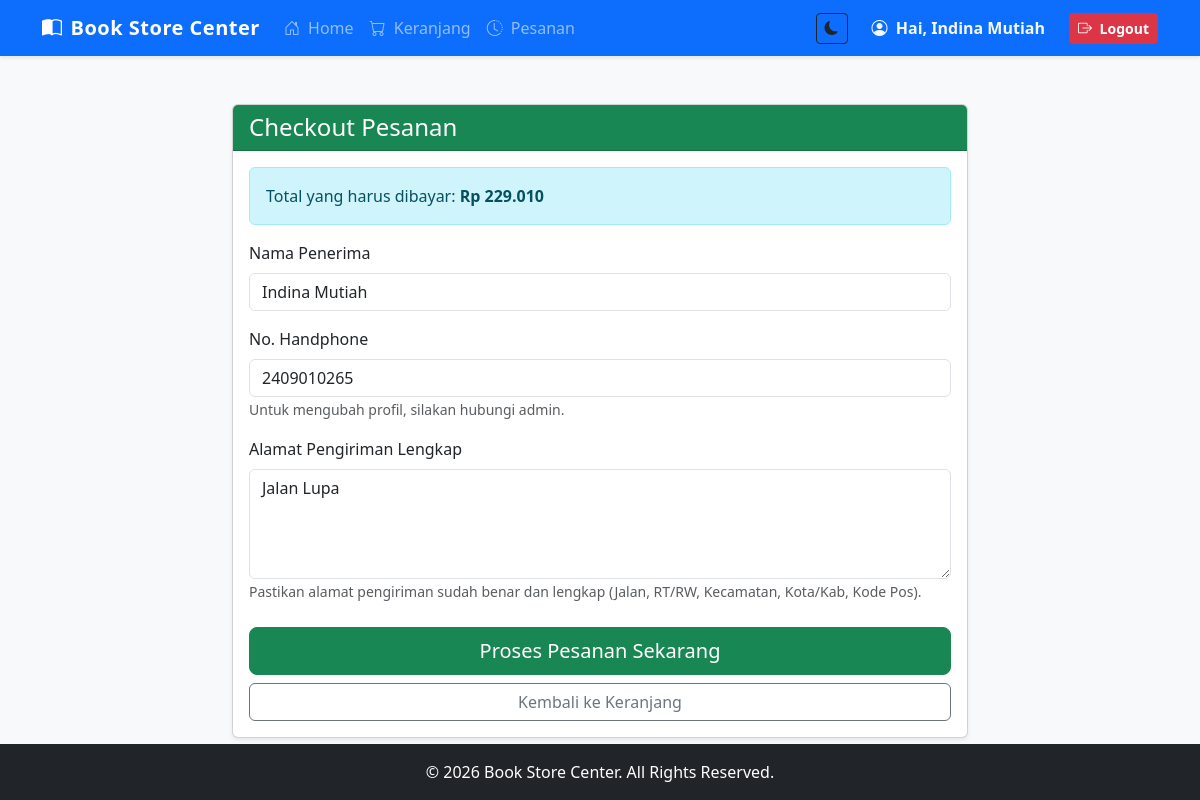
The app's page /checkout.php (signed in) with its own data.
### tables this page shows
CREATE TABLE `users` (
  `id` int(11) NOT NULL,
  `name` varchar(100) NOT NULL,
  `email` varchar(100) NOT NULL,
  `password` varchar(255) NOT NULL,
  `role` enum('admin','user') DEFAULT 'user',
  `is_suspended` tinyint(1) DEFAULT 0,
  `phone` varchar(20) DEFAULT NULL,
  `address` text DEFAULT NULL,
  `created_at` timestamp NOT NULL DEFAULT current_timestamp(),
  `updated_at` timestamp NOT NULL DEFAULT current_timestamp() ON UPDATE current_timestamp()
);

### checkout.php (the view, shortened to what this page needs)
<?php
require_once 'config/koneksi.php';
$user_id = $_SESSION['user_id'];
$query_user = mysqli_query($koneksi, "SELECT * FROM users WHERE id = $user_id");
$user_data = mysqli_fetch_assoc($query_user);
$query_total = mysqli_query($koneksi, "SELECT SUM(b.price * c.quantity) AS total FROM carts c JOIN books b ON c.book_id = b.id WHERE c.user_id = $user_id");
$total_data = mysqli_fetch_assoc($query_total);
$total_tampil = $total_data['total'] ?? 0;
require_once 'includes/header.php';
?>
<div class="row justify-content-center mt-4">
    <div class="col-md-8">
        <div class="card shadow-sm">
            <div class="card-header bg-success text-white">
                <h4 class="mb-0">Checkout Pesanan</h4>
            </div>
            <div class="card-body">
                <div class="alert alert-info">
                    Total yang harus dibayar: <strong>Rp <?= number_format($total_tampil, 0, ',', '.') ?></strong>
                </div>
                <form action="" method="POST">
                    <div class="mb-3">
                        <label class="form-label">Nama Penerima</label>
                        <input type="text" class="form-control" value="<?= htmlspecialchars($user_data['name']) ?>" readonly>
                    </div>
                    <div class="mb-3">
                        <label class="form-label">No. Handphone</label>
                        <input type="text" class="form-control" value="<?= htmlspecialchars($user_data['phone']) ?>" readonly>
                        <small class="text-muted">Untuk mengubah profil, silakan hubungi admin.</small>
                    </div>
                    <div class="mb-4">
                        <label class="form-label">Alamat Pengiriman Lengkap</label>
                        <textarea name="shipping_address" class="form-control" rows="4" required><?= htmlspecialchars($user_data['address']) ?></textarea>
                        <small class="text-muted">Pastikan alamat pengiriman sudah benar dan lengkap (Jalan, RT/RW, Kecamatan, Kota/Kab, Kode Pos).</small>
                    </div>
                    <div class="d-grid gap-2">
                        <button type="submit" name="proses_checkout" class="btn btn-success btn-lg" onclick="return confirm('Apakah data pengiriman sudah benar? Pesanan akan segera diproses.')">
                            Proses Pesanan Sekarang
                        </button>
                        <a href="cart.php" class="btn btn-outline-secondary">Kembali ke Keranjang</a>
                    </div>
                </form>
            </div>
        </div>
    </div>
</div>
<?php require_once 'includes/footer.php'; ?>

### assets/css/darkmode.css (style rules this page uses)
:root { --dm-transition: 0.35s cubic-bezier(.4,0,.2,1); }
body, .card, .card-header, .card-body, .card-footer, .navbar, .table, .table th, .table td, .form-control, .form-select, .btn, .alert, .badge, .breadcrumb, footer, .input-group-text, .modal-content { transition: background-color var(--dm-transition), color var(--dm-transition), border-color var(--dm-transition), box-shadow var(--dm-transition); }

### records on screen
users: name "Indina Mutiah", phone "2409010265", shipping_address "Jalan Lupa"

### other values on screen
$_SESSION['name'] "Indina Mutiah"
$total_tampil "229.010"
